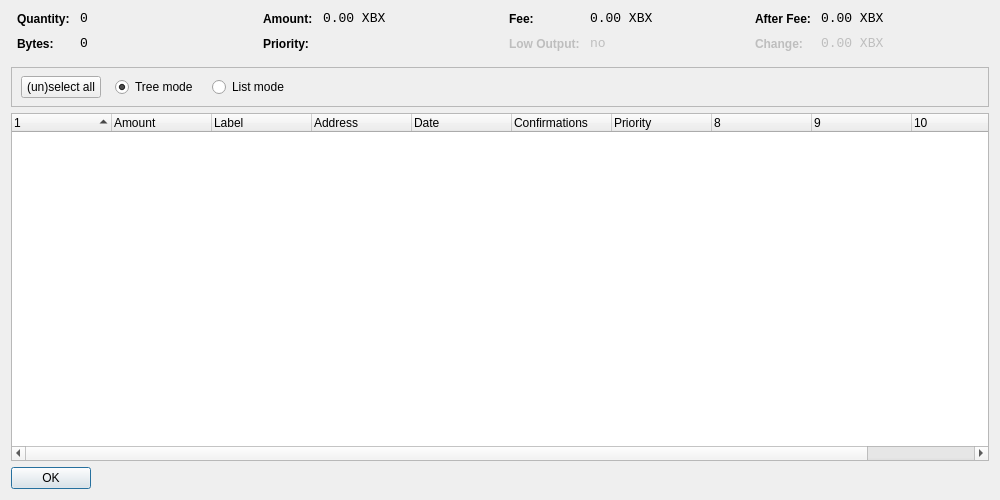
<?xml version="1.0" encoding="UTF-8"?>
<ui version="4.0">
 <class>CoinControlDialog</class>
 <widget class="QDialog" name="CoinControlDialog">
  <property name="geometry">
   <rect>
    <x>0</x>
    <y>0</y>
    <width>1000</width>
    <height>500</height>
   </rect>
  </property>
  <property name="windowTitle">
   <string>Coin Control</string>
  </property>
  <layout class="QVBoxLayout" name="verticalLayout">
   <item>
    <layout class="QHBoxLayout" name="horizontalLayoutTop" stretch="0,0,0,0">
     <property name="topMargin">
      <number>0</number>
     </property>
     <property name="bottomMargin">
      <number>10</number>
     </property>
     <item>
      <layout class="QFormLayout" name="formLayoutCoinControl1">
       <property name="horizontalSpacing">
        <number>10</number>
       </property>
       <property name="verticalSpacing">
        <number>10</number>
       </property>
       <property name="leftMargin">
        <number>6</number>
       </property>
       <property name="rightMargin">
        <number>6</number>
       </property>
       <item row="0" column="0">
        <widget class="QLabel" name="labelCoinControlQuantityText">
         <property name="styleSheet">
          <string notr="true">font-weight:bold;</string>
         </property>
         <property name="text">
          <string>Quantity:</string>
         </property>
        </widget>
       </item>
       <item row="0" column="1">
        <widget class="QLabel" name="labelCoinControlQuantity">
         <property name="font">
          <font>
           <family>Monospace</family>
           <pointsize>10</pointsize>
          </font>
         </property>
         <property name="cursor">
          <cursorShape>IBeamCursor</cursorShape>
         </property>
         <property name="contextMenuPolicy">
          <enum>Qt::ActionsContextMenu</enum>
         </property>
         <property name="text">
          <string notr="true">0</string>
         </property>
         <property name="textInteractionFlags">
          <set>Qt::LinksAccessibleByMouse|Qt::TextSelectableByKeyboard|Qt::TextSelectableByMouse</set>
         </property>
        </widget>
       </item>
       <item row="1" column="0">
        <widget class="QLabel" name="labelCoinControlBytesText">
         <property name="styleSheet">
          <string notr="true">font-weight:bold;</string>
         </property>
         <property name="text">
          <string>Bytes:</string>
         </property>
        </widget>
       </item>
       <item row="1" column="1">
        <widget class="QLabel" name="labelCoinControlBytes">
         <property name="font">
          <font>
           <family>Monospace</family>
           <pointsize>10</pointsize>
          </font>
         </property>
         <property name="cursor">
          <cursorShape>IBeamCursor</cursorShape>
         </property>
         <property name="contextMenuPolicy">
          <enum>Qt::ActionsContextMenu</enum>
         </property>
         <property name="text">
          <string notr="true">0</string>
         </property>
         <property name="textInteractionFlags">
          <set>Qt::LinksAccessibleByMouse|Qt::TextSelectableByKeyboard|Qt::TextSelectableByMouse</set>
         </property>
        </widget>
       </item>
      </layout>
     </item>
     <item>
      <layout class="QFormLayout" name="formLayoutCoinControl2">
       <property name="horizontalSpacing">
        <number>10</number>
       </property>
       <property name="verticalSpacing">
        <number>10</number>
       </property>
       <property name="leftMargin">
        <number>6</number>
       </property>
       <property name="rightMargin">
        <number>6</number>
       </property>
       <item row="0" column="0">
        <widget class="QLabel" name="labelCoinControlAmountText">
         <property name="styleSheet">
          <string notr="true">font-weight:bold;</string>
         </property>
         <property name="text">
          <string>Amount:</string>
         </property>
        </widget>
       </item>
       <item row="0" column="1">
        <widget class="QLabel" name="labelCoinControlAmount">
         <property name="font">
          <font>
           <family>Monospace</family>
           <pointsize>10</pointsize>
          </font>
         </property>
         <property name="cursor">
          <cursorShape>IBeamCursor</cursorShape>
         </property>
         <property name="contextMenuPolicy">
          <enum>Qt::ActionsContextMenu</enum>
         </property>
         <property name="text">
          <string notr="true">0.00 XBX</string>
         </property>
         <property name="textInteractionFlags">
          <set>Qt::LinksAccessibleByMouse|Qt::TextSelectableByKeyboard|Qt::TextSelectableByMouse</set>
         </property>
        </widget>
       </item>
       <item row="1" column="0">
        <widget class="QLabel" name="labelCoinControlPriorityText">
         <property name="styleSheet">
          <string notr="true">font-weight:bold;</string>
         </property>
         <property name="text">
          <string>Priority:</string>
         </property>
        </widget>
       </item>
       <item row="1" column="1">
        <widget class="QLabel" name="labelCoinControlPriority">
         <property name="font">
          <font>
           <family>Monospace</family>
           <pointsize>10</pointsize>
          </font>
         </property>
         <property name="cursor">
          <cursorShape>IBeamCursor</cursorShape>
         </property>
         <property name="contextMenuPolicy">
          <enum>Qt::ActionsContextMenu</enum>
         </property>
         <property name="text">
          <string/>
         </property>
         <property name="textInteractionFlags">
          <set>Qt::LinksAccessibleByMouse|Qt::TextSelectableByKeyboard|Qt::TextSelectableByMouse</set>
         </property>
        </widget>
       </item>
      </layout>
     </item>
     <item>
      <layout class="QFormLayout" name="formLayoutCoinControl3">
       <property name="horizontalSpacing">
        <number>10</number>
       </property>
       <property name="verticalSpacing">
        <number>10</number>
       </property>
       <property name="leftMargin">
        <number>6</number>
       </property>
       <property name="rightMargin">
        <number>6</number>
       </property>
       <item row="0" column="0">
        <widget class="QLabel" name="labelCoinControlFeeText">
         <property name="styleSheet">
          <string notr="true">font-weight:bold;</string>
         </property>
         <property name="text">
          <string>Fee:</string>
         </property>
        </widget>
       </item>
       <item row="0" column="1">
        <widget class="QLabel" name="labelCoinControlFee">
         <property name="font">
          <font>
           <family>Monospace</family>
           <pointsize>10</pointsize>
          </font>
         </property>
         <property name="cursor">
          <cursorShape>IBeamCursor</cursorShape>
         </property>
         <property name="contextMenuPolicy">
          <enum>Qt::ActionsContextMenu</enum>
         </property>
         <property name="text">
          <string notr="true">0.00 XBX</string>
         </property>
         <property name="textInteractionFlags">
          <set>Qt::LinksAccessibleByMouse|Qt::TextSelectableByKeyboard|Qt::TextSelectableByMouse</set>
         </property>
        </widget>
       </item>
       <item row="1" column="0">
        <widget class="QLabel" name="labelCoinControlLowOutputText">
         <property name="enabled">
          <bool>false</bool>
         </property>
         <property name="styleSheet">
          <string notr="true">font-weight:bold;</string>
         </property>
         <property name="text">
          <string>Low Output:</string>
         </property>
        </widget>
       </item>
       <item row="1" column="1">
        <widget class="QLabel" name="labelCoinControlLowOutput">
         <property name="enabled">
          <bool>false</bool>
         </property>
         <property name="font">
          <font>
           <family>Monospace</family>
           <pointsize>10</pointsize>
          </font>
         </property>
         <property name="cursor">
          <cursorShape>IBeamCursor</cursorShape>
         </property>
         <property name="contextMenuPolicy">
          <enum>Qt::ActionsContextMenu</enum>
         </property>
         <property name="text">
          <string notr="true">no</string>
         </property>
         <property name="textInteractionFlags">
          <set>Qt::LinksAccessibleByMouse|Qt::TextSelectableByKeyboard|Qt::TextSelectableByMouse</set>
         </property>
        </widget>
       </item>
      </layout>
     </item>
     <item>
      <layout class="QFormLayout" name="formLayoutCoinControl4">
       <property name="horizontalSpacing">
        <number>10</number>
       </property>
       <property name="verticalSpacing">
        <number>10</number>
       </property>
       <property name="leftMargin">
        <number>6</number>
       </property>
       <property name="rightMargin">
        <number>6</number>
       </property>
       <item row="0" column="0">
        <widget class="QLabel" name="labelCoinControlAfterFeeText">
         <property name="styleSheet">
          <string notr="true">font-weight:bold;</string>
         </property>
         <property name="text">
          <string>After Fee:</string>
         </property>
        </widget>
       </item>
       <item row="0" column="1">
        <widget class="QLabel" name="labelCoinControlAfterFee">
         <property name="font">
          <font>
           <family>Monospace</family>
           <pointsize>10</pointsize>
          </font>
         </property>
         <property name="cursor">
          <cursorShape>IBeamCursor</cursorShape>
         </property>
         <property name="contextMenuPolicy">
          <enum>Qt::ActionsContextMenu</enum>
         </property>
         <property name="text">
          <string notr="true">0.00 XBX</string>
         </property>
         <property name="textInteractionFlags">
          <set>Qt::LinksAccessibleByMouse|Qt::TextSelectableByKeyboard|Qt::TextSelectableByMouse</set>
         </property>
        </widget>
       </item>
       <item row="1" column="0">
        <widget class="QLabel" name="labelCoinControlChangeText">
         <property name="enabled">
          <bool>false</bool>
         </property>
         <property name="styleSheet">
          <string notr="true">font-weight:bold;</string>
         </property>
         <property name="text">
          <string>Change:</string>
         </property>
        </widget>
       </item>
       <item row="1" column="1">
        <widget class="QLabel" name="labelCoinControlChange">
         <property name="enabled">
          <bool>false</bool>
         </property>
         <property name="font">
          <font>
           <family>Monospace</family>
           <pointsize>10</pointsize>
          </font>
         </property>
         <property name="cursor">
          <cursorShape>IBeamCursor</cursorShape>
         </property>
         <property name="contextMenuPolicy">
          <enum>Qt::ActionsContextMenu</enum>
         </property>
         <property name="text">
          <string notr="true">0.00 XBX</string>
         </property>
         <property name="textInteractionFlags">
          <set>Qt::LinksAccessibleByMouse|Qt::TextSelectableByKeyboard|Qt::TextSelectableByMouse</set>
         </property>
        </widget>
       </item>
      </layout>
     </item>
    </layout>
   </item>
   <item>
    <widget class="QFrame" name="frame">
     <property name="minimumSize">
      <size>
       <width>0</width>
       <height>40</height>
      </size>
     </property>
     <property name="frameShape">
      <enum>QFrame::StyledPanel</enum>
     </property>
     <property name="frameShadow">
      <enum>QFrame::Sunken</enum>
     </property>
     <widget class="QWidget" name="horizontalLayoutWidget">
      <property name="geometry">
       <rect>
        <x>10</x>
        <y>0</y>
        <width>781</width>
        <height>41</height>
       </rect>
      </property>
      <layout class="QHBoxLayout" name="horizontalLayoutPanel" stretch="0,0,0,0,0">
       <property name="spacing">
        <number>14</number>
       </property>
       <item>
        <widget class="QPushButton" name="pushButtonSelectAll">
         <property name="sizePolicy">
          <sizepolicy hsizetype="Maximum" vsizetype="Fixed">
           <horstretch>0</horstretch>
           <verstretch>0</verstretch>
          </sizepolicy>
         </property>
         <property name="text">
          <string>(un)select all</string>
         </property>
        </widget>
       </item>
       <item>
        <widget class="QRadioButton" name="radioTreeMode">
         <property name="sizePolicy">
          <sizepolicy hsizetype="Maximum" vsizetype="Fixed">
           <horstretch>0</horstretch>
           <verstretch>0</verstretch>
          </sizepolicy>
         </property>
         <property name="text">
          <string>Tree mode</string>
         </property>
         <property name="checked">
          <bool>true</bool>
         </property>
        </widget>
       </item>
       <item>
        <widget class="QRadioButton" name="radioListMode">
         <property name="sizePolicy">
          <sizepolicy hsizetype="Maximum" vsizetype="Fixed">
           <horstretch>0</horstretch>
           <verstretch>0</verstretch>
          </sizepolicy>
         </property>
         <property name="text">
          <string>List mode</string>
         </property>
        </widget>
       </item>
       <item>
        <spacer name="horizontalSpacer">
         <property name="orientation">
          <enum>Qt::Horizontal</enum>
         </property>
         <property name="sizeHint" stdset="0">
          <size>
           <width>40</width>
           <height>20</height>
          </size>
         </property>
        </spacer>
       </item>
      </layout>
     </widget>
    </widget>
   </item>
   <item>
    <widget class="CoinControlTreeWidget" name="treeWidget">
     <property name="contextMenuPolicy">
      <enum>Qt::CustomContextMenu</enum>
     </property>
     <property name="sortingEnabled">
      <bool>false</bool>
     </property>
     <property name="columnCount">
      <number>11</number>
     </property>
     <attribute name="headerShowSortIndicator" stdset="0">
      <bool>true</bool>
     </attribute>
     <attribute name="headerStretchLastSection">
      <bool>false</bool>
     </attribute>
     <column>
      <property name="text">
       <string/>
      </property>
     </column>
     <column>
      <property name="text">
       <string>Amount</string>
      </property>
     </column>
     <column>
      <property name="text">
       <string>Label</string>
      </property>
     </column>
     <column>
      <property name="text">
       <string>Address</string>
      </property>
     </column>
     <column>
      <property name="text">
       <string>Date</string>
      </property>
     </column>
     <column>
      <property name="text">
       <string>Confirmations</string>
      </property>
      <property name="toolTip">
       <string>Confirmed</string>
      </property>
     </column>
     <column>
      <property name="text">
       <string>Priority</string>
      </property>
     </column>
     <column>
      <property name="text">
       <string/>
      </property>
     </column>
     <column>
      <property name="text">
       <string/>
      </property>
     </column>
     <column>
      <property name="text">
       <string/>
      </property>
     </column>
     <column>
      <property name="text">
       <string/>
      </property>
     </column>
    </widget>
   </item>
   <item>
    <widget class="QDialogButtonBox" name="buttonBox">
     <property name="sizePolicy">
      <sizepolicy hsizetype="Maximum" vsizetype="Fixed">
       <horstretch>0</horstretch>
       <verstretch>0</verstretch>
      </sizepolicy>
     </property>
     <property name="orientation">
      <enum>Qt::Horizontal</enum>
     </property>
     <property name="standardButtons">
      <set>QDialogButtonBox::Ok</set>
     </property>
    </widget>
   </item>
  </layout>
 </widget>
 <customwidgets>
  <customwidget>
   <class>CoinControlTreeWidget</class>
   <extends>QTreeWidget</extends>
   <header>coincontroltreewidget.h</header>
  </customwidget>
 </customwidgets>
 <resources/>
 <connections/>
</ui>
